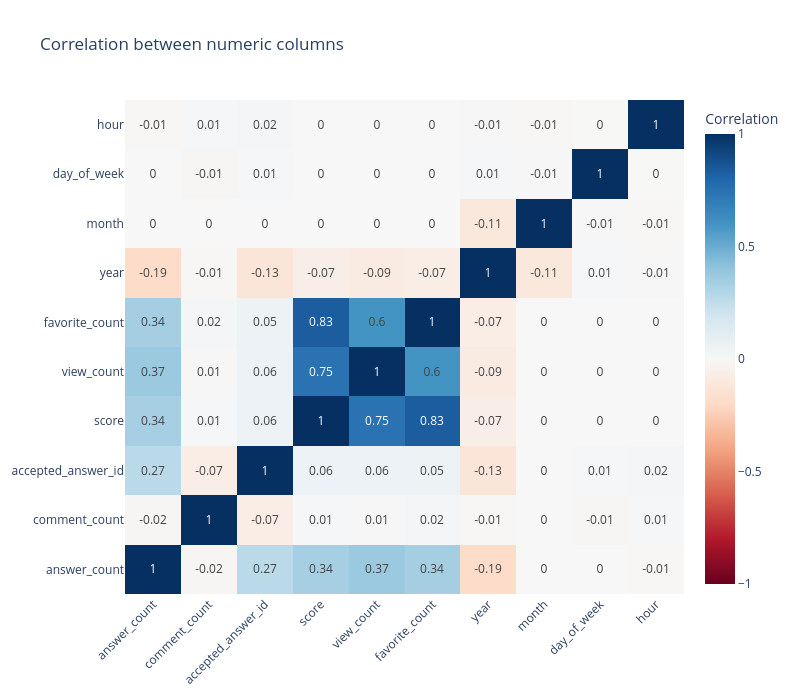

Source (notebook cell):
### Code cell
numeric_df_corr = numeric_df.corr()

fig = go.Figure(go.Heatmap(
    z=numeric_df_corr.values,
    x=numeric_df_corr.columns.tolist(),
    y=numeric_df_corr.columns.tolist(),
    text=numeric_df_corr.round(2).values,
    texttemplate="%{text}",
    colorscale="RdBu",
    zmin=-1,
    zmax=1,
    colorbar=dict(title="Correlation")
))

fig.update_layout(
    title = "Correlation between numeric columns",
    xaxis=dict(tickangle=-45),
    width=800,
    height=700
)

fig.show()

# Check the correlation between answer_count and accepted_answer_id vs all the others

### Figure 1 — Plotly figure (JSON) as saved in the notebook; plotly's stock layout.template omitted (floating-point values rounded to 4 significant figures)
{"data": [{"colorbar": {"title": {"text": "Correlation"}}, "colorscale": [[0, "rgb(103,0,31)"], [0.1, "rgb(178,24,43)"], [0.2, "rgb(214,96,77)"], [0.3, "rgb(244,165,130)"], [0.4, "rgb(253,219,199)"], [0.5, "rgb(247,247,247)"], [0.6, "rgb(209,229,240)"], [0.7, "rgb(146,197,222)"], [0.8, "rgb(67,147,195)"], [0.9, "rgb(33,102,172)"], [1, "rgb(5,48,97)"]], "text": [[1.0, -0.02, 0.27, 0.34, 0.37, 0.34, -0.19, 0.0, 0.0, -0.01], [-0.02, 1.0, -0.07, 0.01, 0.01, 0.02, -0.01, -0.0, -0.01, 0.01], [0.27, -0.07, 1.0, 0.06, 0.06, 0.05, -0.13, 0.0, 0.01, 0.02], [0.34, 0.01, 0.06, 1.0, 0.75, 0.83, -0.07, 0.0, -0.0, 0.0], [0.37, 0.01, 0.06, 0.75, 1.0, 0.6, -0.09, 0.0, -0.0, -0.0], [0.34, 0.02, 0.05, 0.83, 0.6, 1.0, -0.07, 0.0, 0.0, 0.0], [-0.19, -0.01, -0.13, -0.07, -0.09, -0.07, 1.0, -0.11, 0.01, -0.01], [0.0, -0.0, 0.0, 0.0, 0.0, 0.0, -0.11, 1.0, -0.01, -0.01], [0.0, -0.01, 0.01, -0.0, -0.0, 0.0, 0.01, -0.01, 1.0, -0.0], [-0.01, 0.01, 0.02, 0.0, -0.0, 0.0, -0.01, -0.01, -0.0, 1.0]], "texttemplate": "%{text}", "type": "heatmap", "x": ["answer_count", "comment_count", "accepted_answer_id", "score", "view_count", "favorite_count", "year", "month", "day_of_week", "hour"], "y": ["answer_count", "comment_count", "accepted_answer_id", "score", "view_count", "favorite_count", "year", "month", "day_of_week", "hour"], "z": [[1.0, -0.01555, 0.2716, 0.3365, 0.3747, 0.3409, -0.1883, 0.001772, 0.0003499, -0.01035], [-0.01555, 1.0, -0.06946, 0.00804, 0.007056, 0.01783, -0.008671, -0.0008204, -0.01237, 0.01135], [0.2716, -0.06946, 1.0, 0.05811, 0.05854, 0.05463, -0.1291, 0.000714, 0.009819, 0.01863], [0.3365, 0.00804, 0.05811, 1.0, 0.7467, 0.8332, -0.06748, 0.001422, -0.0007768, 0.001945], [0.3747, 0.007056, 0.05854, 0.7467, 1.0, 0.5963, -0.08684, 0.0006015, -0.0009339, -0.001136], [0.3409, 0.01783, 0.05463, 0.8332, 0.5963, 1.0, -0.07032, 0.0005634, 0.0002152, 0.001974], [-0.1883, -0.008671, -0.1291, -0.06748, -0.08684, -0.07032, 1.0, -0.1092, 0.01124, -0.005719], [0.001772, -0.0008204, 0.000714, 0.001422, 0.0006015, 0.0005634, -0.1092, 1.0, -0.005895, -0.007908], [0.0003499, -0.01237, 0.009819, -0.0007768, -0.0009339, 0.0002152, 0.01124, -0.005895, 1.0, -0.002328], [-0.01035, 0.01135, 0.01863, 0.001945, -0.001136, 0.001974, -0.005719, -0.007908, -0.002328, 1.0]], "zmax": 1, "zmin": -1}], "layout": {"height": 700, "title": {"text": "Correlation between numeric columns"}, "width": 800, "xaxis": {"tickangle": -45}}}
